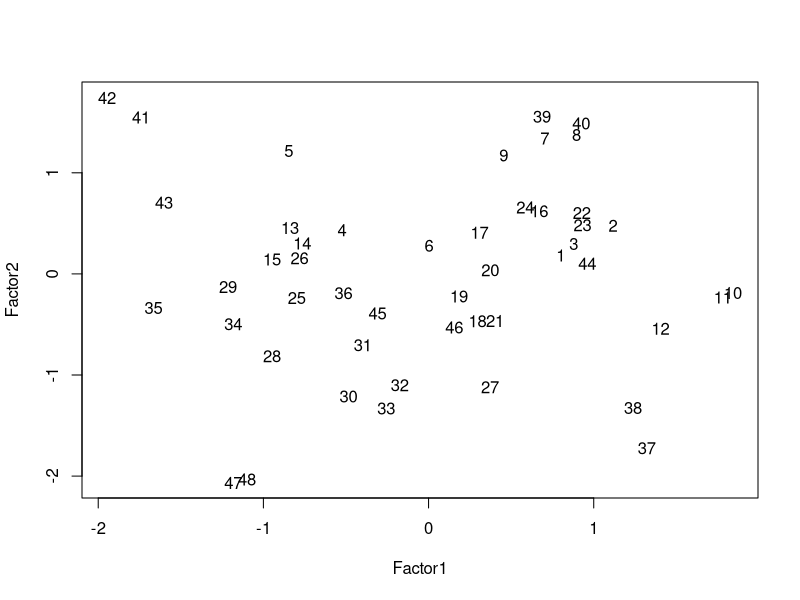

Write the R code that produced this figure.
rt <- read.table("../chap03/applicant.data")
fa <- factanal(~., factors = 5, data = rt, scores = "regression")

plot(fa$scores[, 1:2], type = "n")
text(fa$scores[, 1:2])

win.graph(width=8, height=6)
par(mai=c(0.8, 0.8, 0.2, 0.1))

savePlot("factor1", type = "eps")

